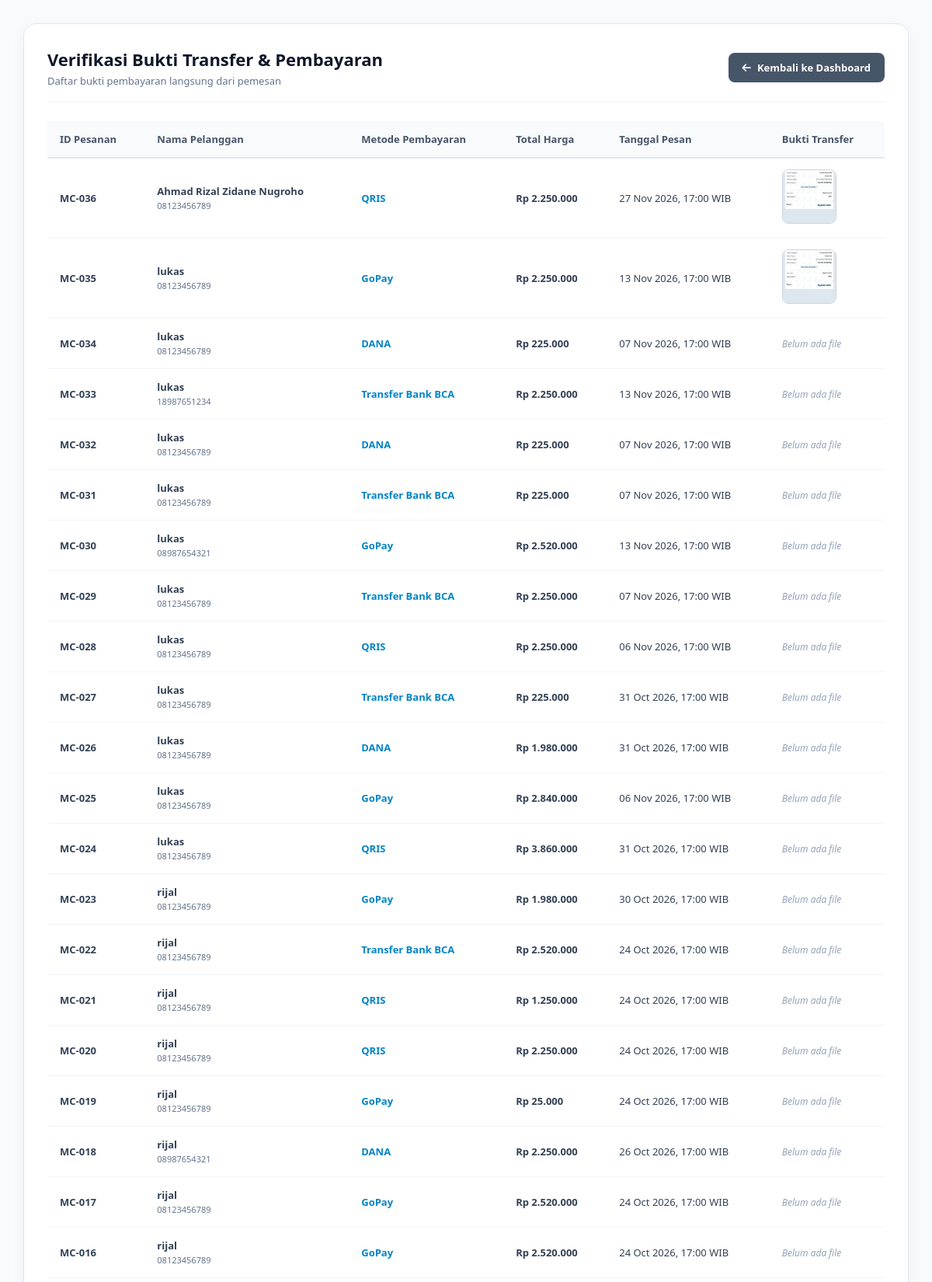
The app's page /bukti_transfer.php (upper part) with its own data.
### tables this page shows
CREATE TABLE `pesanan` (
  `id_pesanan` int(11) NOT NULL,
  `nama_pemesan` varchar(100) NOT NULL,
  `nomor_telepon` varchar(20) NOT NULL,
  `alamat` text NOT NULL,
  `detail_pesanan` text NOT NULL,
  `total_harga` int(11) NOT NULL,
  `status` varchar(50) NOT NULL DEFAULT 'Pending',
  `tanggal_pesan` timestamp NOT NULL DEFAULT current_timestamp(),
  `metode_pembayaran` varchar(50) NOT NULL DEFAULT 'Transfer Bank BCA',
  `bukti_pembayaran` varchar(255) DEFAULT NULL
);

### bukti_transfer.php (the view, shortened to what this page needs)
<?php
include 'koneksi.php';
$query = "SELECT * FROM pesanan ORDER BY id_pesanan DESC";
$result = mysqli_query($koneksi, $query);
?>
<!DOCTYPE html>
<html lang="id">
<head>
    <link rel="stylesheet" href="https://cdnjs.cloudflare.com/ajax/libs/font-awesome/6.4.0/css/all.min.css">
</head>
<body>
<div class="container">
    <div class="header">
        <div class="header-title">
            <h1>Verifikasi Bukti Transfer & Pembayaran</h1>
            <p>Daftar bukti pembayaran langsung dari pemesan</p>
        </div>
        <a href="admin.php" class="btn-back">
            <i class="fa-solid fa-arrow-left"></i> Kembali ke Dashboard
        </a>
    </div>
    <div class="table-responsive">
        <table>
            <thead>
                <tr>
                    <th>ID Pesanan</th>
                    <th>Nama Pelanggan</th>
                    <th>Metode Pembayaran</th>
                    <th>Total Harga</th>
                    <th>Tanggal Pesan</th>
                    <th>Bukti Transfer</th>
                </tr>
            </thead>
            <tbody>
                <?php if ($result && mysqli_num_rows($result) > 0): ?>
                    <?php while ($row = mysqli_fetch_assoc($result)): ?>
                        <?php
                            $formatted_id = 'MC-' . sprintf("%03d", $row['id_pesanan']);
                            $metode = !empty($row['metode_pembayaran']) ? $row['metode_pembayaran'] : 'Transfer Bank';
                            $bukti = !empty($row['bukti_pembayaran']) ? trim($row['bukti_pembayaran']) : null;
                        ?>
                        <tr>
                            <td><b><?= $formatted_id; ?></b></td>
                            <td>
                                <b><?= htmlspecialchars($row['nama_pemesan']); ?></b><br>
                                <small style="color:#64748b; font-size:11px;"><?= htmlspecialchars($row['nomor_telepon']); ?></small>
                            </td>
                            <td>
                                <span style="color: #0284c7; font-weight: 600;"><?= htmlspecialchars($metode); ?></span>
                            </td>
                            <td><b>Rp <?= number_format($row['total_harga'], 0, ',', '.'); ?></b></td>
                            <td><?= date('d M Y, H:i', strtotime($row['tanggal_pesan'])); ?> WIB</td>
                            <td>
                                <?php if (!empty($bukti) && file_exists('uploads/bukti_transfer/' . $bukti)): ?>
                                    <img src="uploads/bukti_transfer/<?= htmlspecialchars($bukti); ?>" alt="Bukti Transfer" class="bukti-img" onclick="openModal('uploads/bukti_transfer/<?= htmlspecialchars($bukti); ?>', '<?= $formatted_id; ?>')">
                                <?php else: ?>
                                    <span class="badge-none">Belum ada file</span>
                                <?php endif; ?>
                            </td>
                        </tr>
                    <?php endwhile; ?>
                <?php else: ?>
                    <tr>
                        <td colspan="6" style="text-align:center; color:#94a3b8; padding:30px;">Belum ada data pesanan masuk.</td>
                    </tr>
                <?php endif; ?>
            </tbody>
        </table>
    </div>
</div>
</body>
</html>

### bukti_transfer.php (style rules this page uses)
* { box-sizing: border-box; font-family: 'Segoe UI', Tahoma, Geneva, Verdana, sans-serif; margin: 0; padding: 0; }
body { background-color: #f8fafc; color: #1e293b; padding: 30px; }
.container { max-width: 1200px; margin: 0 auto; background: #ffffff; padding: 30px; border-radius: 16px; border: 1px solid #e2e8f0; box-shadow: 0 4px 20px -2px rgba(0,0,0,0.05); }
.header { display: flex; justify-content: space-between; align-items: center; margin-bottom: 24px; border-bottom: 1px solid #f1f5f9; padding-bottom: 18px; }
.header-title h1 { font-size: 22px; font-weight: 800; color: #0f172a; margin-bottom: 4px; }
.header-title p { color: #64748b; font-size: 13px; }
.btn-back { background: #475569; color: white; padding: 10px 18px; border-radius: 8px; text-decoration: none; font-size: 13px; font-weight: 600; display: inline-flex; align-items: center; gap: 8px; transition: all 0.2s ease; }
.table-responsive { overflow-x: auto; }
table { width: 100%; border-collapse: collapse; font-size: 13px; text-align: left; }
th { background: #f8fafc; color: #475569; font-weight: 700; padding: 14px 16px; border-bottom: 2px solid #e2e8f0; }
td { padding: 14px 16px; border-bottom: 1px solid #f1f5f9; vertical-align: middle; color: #334155; }
.bukti-img { width: 70px; height: 70px; object-fit: cover; border-radius: 8px; border: 1px solid #cbd5e1; cursor: pointer; transition: transform 0.2s; }
.badge-none { color: #94a3b8; font-size: 12px; font-style: italic; }

### records on screen
pesanan: id_pesanan "MC-036", nama_pemesan "Ahmad Rizal Zidane Nugroho", nomor_telepon "08123456789", metode_pembayaran "QRIS", total_harga "2.250.000", tanggal_pesan "27 Nov 2026, 17:00", bukti_pembayaran (picture)
pesanan: id_pesanan "MC-035", nama_pemesan "lukas", nomor_telepon "08123456789", metode_pembayaran "GoPay", total_harga "2.250.000", tanggal_pesan "13 Nov 2026, 17:00", bukti_pembayaran (picture)
pesanan: id_pesanan "MC-034", nama_pemesan "lukas", nomor_telepon "08123456789", metode_pembayaran "DANA", total_harga "225.000", tanggal_pesan "07 Nov 2026, 17:00", shows "Belum ada file"
pesanan: id_pesanan "MC-033", nama_pemesan "lukas", nomor_telepon "18987651234", metode_pembayaran "Transfer Bank BCA", total_harga "2.250.000", tanggal_pesan "13 Nov 2026, 17:00", shows "Belum ada file"
pesanan: id_pesanan "MC-032", nama_pemesan "lukas", nomor_telepon "08123456789", metode_pembayaran "DANA", total_harga "225.000", tanggal_pesan "07 Nov 2026, 17:00", shows "Belum ada file"
pesanan: id_pesanan "MC-031", nama_pemesan "lukas", nomor_telepon "08123456789", metode_pembayaran "Transfer Bank BCA", total_harga "225.000", tanggal_pesan "07 Nov 2026, 17:00", shows "Belum ada file"
pesanan: id_pesanan "MC-030", nama_pemesan "lukas", nomor_telepon "08987654321", metode_pembayaran "GoPay", total_harga "2.520.000", tanggal_pesan "13 Nov 2026, 17:00", shows "Belum ada file"
pesanan: id_pesanan "MC-029", nama_pemesan "lukas", nomor_telepon "08123456789", metode_pembayaran "Transfer Bank BCA", total_harga "2.250.000", tanggal_pesan "07 Nov 2026, 17:00", shows "Belum ada file"
pesanan: id_pesanan "MC-028", nama_pemesan "lukas", nomor_telepon "08123456789", metode_pembayaran "QRIS", total_harga "2.250.000", tanggal_pesan "06 Nov 2026, 17:00", shows "Belum ada file"
pesanan: id_pesanan "MC-027", nama_pemesan "lukas", nomor_telepon "08123456789", metode_pembayaran "Transfer Bank BCA", total_harga "225.000", tanggal_pesan "31 Oct 2026, 17:00", shows "Belum ada file"
pesanan: id_pesanan "MC-026", nama_pemesan "lukas", nomor_telepon "08123456789", metode_pembayaran "DANA", total_harga "1.980.000", tanggal_pesan "31 Oct 2026, 17:00", shows "Belum ada file"
pesanan: id_pesanan "MC-025", nama_pemesan "lukas", nomor_telepon "08123456789", metode_pembayaran "GoPay", total_harga "2.840.000", tanggal_pesan "06 Nov 2026, 17:00", shows "Belum ada file"
pesanan: id_pesanan "MC-024", nama_pemesan "lukas", nomor_telepon "08123456789", metode_pembayaran "QRIS", total_harga "3.860.000", tanggal_pesan "31 Oct 2026, 17:00", shows "Belum ada file"
pesanan: id_pesanan "MC-023", nama_pemesan "rijal", nomor_telepon "08123456789", metode_pembayaran "GoPay", total_harga "1.980.000", tanggal_pesan "30 Oct 2026, 17:00", shows "Belum ada file"
pesanan: id_pesanan "MC-022", nama_pemesan "rijal", nomor_telepon "08123456789", metode_pembayaran "Transfer Bank BCA", total_harga "2.520.000", tanggal_pesan "24 Oct 2026, 17:00", shows "Belum ada file"
pesanan: id_pesanan "MC-021", nama_pemesan "rijal", nomor_telepon "08123456789", metode_pembayaran "QRIS", total_harga "1.250.000", tanggal_pesan "24 Oct 2026, 17:00", shows "Belum ada file"
pesanan: id_pesanan "MC-020", nama_pemesan "rijal", nomor_telepon "08123456789", metode_pembayaran "QRIS", total_harga "2.250.000", tanggal_pesan "24 Oct 2026, 17:00", shows "Belum ada file"
pesanan: id_pesanan "MC-019", nama_pemesan "rijal", nomor_telepon "08123456789", metode_pembayaran "GoPay", total_harga "25.000", tanggal_pesan "24 Oct 2026, 17:00", shows "Belum ada file"
pesanan: id_pesanan "MC-018", nama_pemesan "rijal", nomor_telepon "08987654321", metode_pembayaran "DANA", total_harga "2.250.000", tanggal_pesan "26 Oct 2026, 17:00", shows "Belum ada file"
pesanan: id_pesanan "MC-017", nama_pemesan "rijal", nomor_telepon "08123456789", metode_pembayaran "GoPay", total_harga "2.520.000", tanggal_pesan "24 Oct 2026, 17:00", shows "Belum ada file"
pesanan: id_pesanan "MC-016", nama_pemesan "rijal", nomor_telepon "08123456789", metode_pembayaran "GoPay", total_harga "2.520.000", tanggal_pesan "24 Oct 2026, 17:00", shows "Belum ada file"
